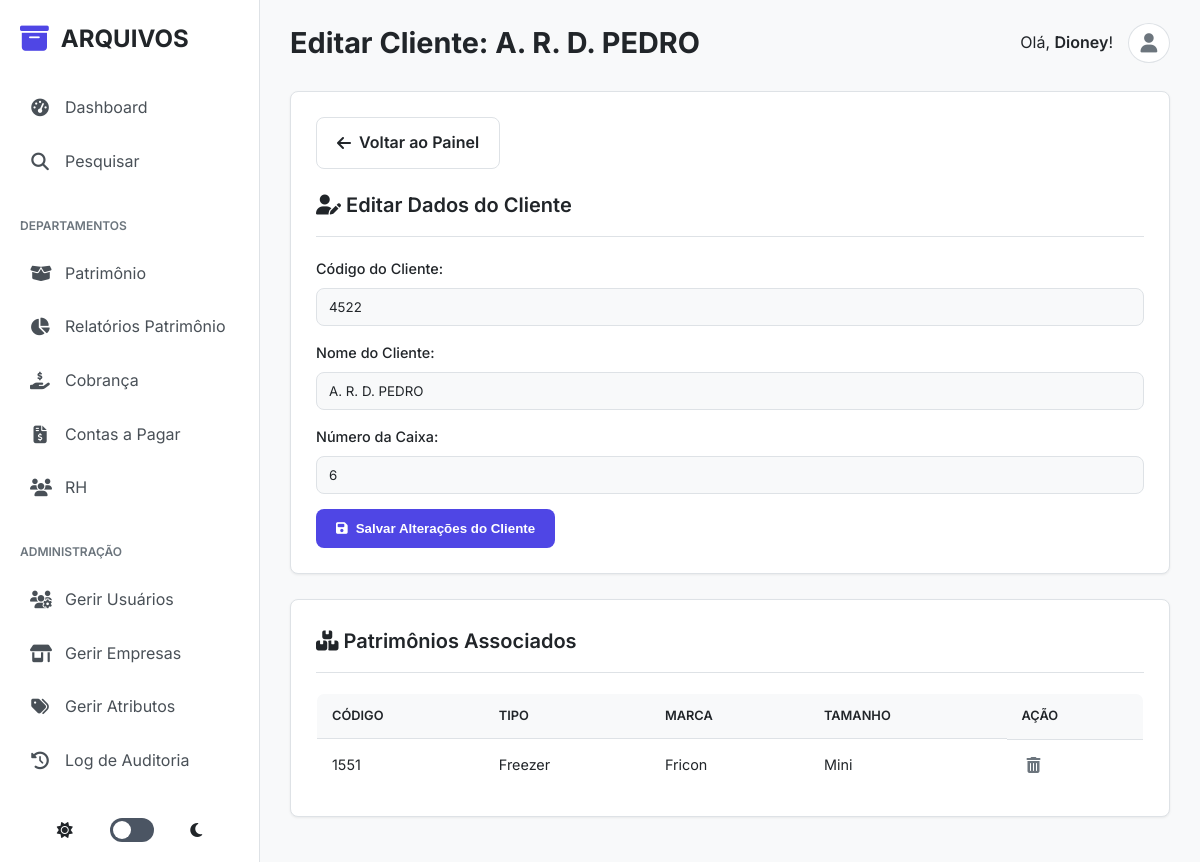
Page /patrimonio/edit/51 (signed in) on the earlier database version.
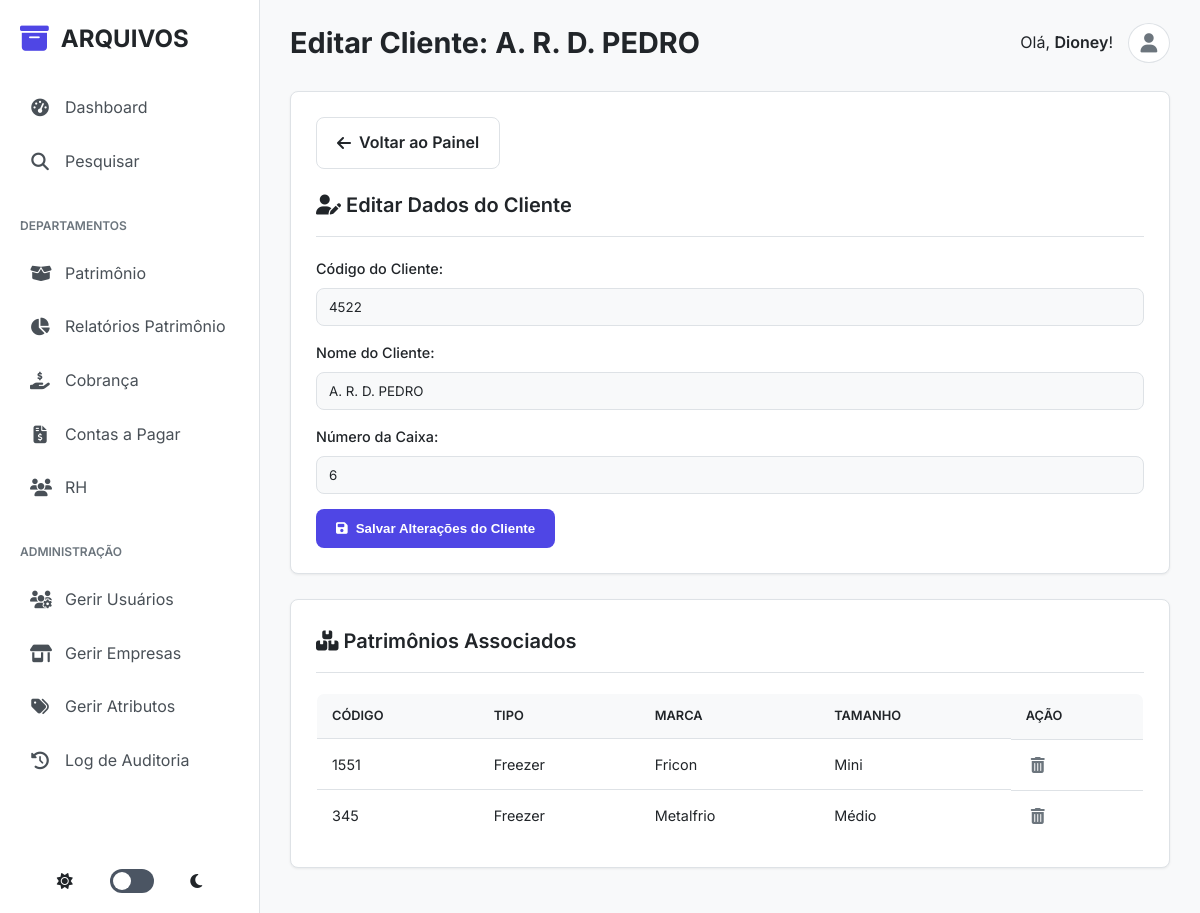
Same page on the later database version.
### tables this page shows
CREATE TABLE patrimonio_items (
            id INTEGER PRIMARY KEY,
            codigo_patrimonio TEXT NOT NULL,
            cliente_id INTEGER NOT NULL,
            tipo_id INTEGER NOT NULL,
            marca_id INTEGER NOT NULL,
            tamanho TEXT,
            UNIQUE(codigo_patrimonio, cliente_id),
            FOREIGN KEY (cliente_id) REFERENCES clientes(id)
        );

CREATE TABLE tipos_equipamento (id INTEGER PRIMARY KEY, nome TEXT UNIQUE NOT NULL);

CREATE TABLE marcas (id INTEGER PRIMARY KEY, nome TEXT NOT NULL, tipo_id INTEGER NOT NULL, FOREIGN KEY (tipo_id) REFERENCES tipos_equipamento(id));

### app.py (the view, shortened to what this page needs)
@app.route('/patrimonio/edit/<int:cliente_id>', methods=['GET', 'POST'])
@login_required
@role_required(['super_admin', 'admin_patrimonio'])
def patrimonio_edit(cliente_id):
    db = get_db()
    cliente = db.execute("SELECT * FROM clientes WHERE id = ?", (cliente_id,)).fetchone()
    if not cliente or (session['role'] != 'super_admin' and cliente.get('store_id') != session.get('store_id')):
        flash('Cliente não encontrado ou sem permissão.', 'danger')
        return redirect(url_for('patrimonio_dashboard'))
    patrimonios = db.execute("""
        SELECT pi.id, pi.codigo_patrimonio, t.nome as tipo, m.nome as marca, pi.tamanho
        FROM patrimonio_items pi
        JOIN tipos_equipamento t ON pi.tipo_id = t.id
        JOIN marcas m ON pi.marca_id = m.id
        WHERE pi.cliente_id = ? ORDER BY pi.codigo_patrimonio
    """, (cliente_id,)).fetchall()
    return render_template('patrimonio/patrimonio_edit.html', cliente=cliente, patrimonios=patrimonios)

### app.py (called while the page is built)
@app.before_request
def log_request_info():
    print(f"\n>>> REQUISIÇÃO RECEBIDA: {request.method} {request.path}")
    print(f">>> Cabeçalho 'Cookie': {request.headers.get('Cookie')}")
    print(f">>> Sessão no início da requisição: {dict(session)}")

def login_required(f):
    @wraps(f)
    def decorated_function(*args, **kwargs):
        print(f"--- Verificando @login_required para a rota: '{request.endpoint}'")
        if 'logged_in' not in session:
            print(f"--- FALHA em @login_required. Sessão atual: {dict(session)}")
            flash('Você precisa fazer login para acessar esta página.', 'danger')
            return redirect(url_for('admin_login'))
        print(f"--- SUCESSO em @login_required. Usuário '{session.get('username')}' está logado.")
        return f(*args, **kwargs)
    return decorated_function

### database.py (called while the page is built)
def get_db():
    if 'db' not in g:
        g.db = sqlite3.connect(DATABASE)
        g.db.row_factory = sqlite3.Row
    return g.db

### templates/patrimonio/patrimonio_edit.html (shortened to what this page needs)
{% extends "base.html" %}
{% block page_title %}Editar Cliente: {{ cliente.nome_cliente }}{% endblock %}
{% block content %}
<div class="card">
    <div class="dashboard-actions" style="margin-bottom: 20px;">
        <a href="{{ url_for('patrimonio_dashboard') }}" class="button-secondary">
            <i class="fas fa-arrow-left"></i> Voltar ao Painel
        </a>
    </div>
    <h2><i class="fas fa-user-edit"></i> Editar Dados do Cliente</h2>
    <form action="{{ url_for('patrimonio_edit', cliente_id=cliente.id) }}" method="POST">
        <label for="codigo_cliente">Código do Cliente:</label>
        <input type="text" id="codigo_cliente" name="codigo_cliente" value="{{ cliente.codigo_cliente }}" required>
        <label for="nome_cliente">Nome do Cliente:</label>
        <input type="text" id="nome_cliente" name="nome_cliente" value="{{ cliente.nome_cliente }}" required>
        <label for="numero_caixa">Número da Caixa:</label>
        <input type="text" id="numero_caixa" name="numero_caixa" value="{{ cliente.numero_caixa }}" required>
        <button type="submit"><i class="fas fa-save"></i> Salvar Alterações do Cliente</button>
    </form>
</div>
<div class="card">
    <h2><i class="fas fa-boxes"></i> Patrimônios Associados</h2>
    <div class="table-wrapper">
        {% if patrimonios %}
            <table>
                <thead>
                    <tr>
                        <th>Código</th>
                        <th>Tipo</th>
                        <th>Marca</th>
                        <th>Tamanho</th>
                        <th>Ação</th>
                    </tr>
                </thead>
                <tbody>
                    {% for item in patrimonios %}
                        <tr>
                            <td>{{ item.codigo_patrimonio }}</td>
                            <td>{{ item.tipo }}</td>
                            <td>{{ item.marca }}</td>
                            <td>{{ item.tamanho or 'N/A' }}</td>
                            <td class="actions">
                                <form action="{{ url_for('delete_patrimonio_item', item_id=item.id) }}" method="POST" onsubmit="return confirm('Tem certeza que deseja remover este item de patrimônio?');">
                                    <button type="submit" class="delete" title="Remover Patrimônio"><i class="fas fa-trash-alt"></i></button>
                                </form>
                            </td>
                        </tr>
                    {% endfor %}
                </tbody>
            </table>
        {% else %}
            <p style="text-align:center; padding: 20px;">Nenhum item de patrimônio cadastrado para este cliente.</p>
        {% endif %}
    </div>
</div>
{% endblock %}

Differences in the rows shown:
added patrimonio_items: codigo_patrimonio "345", tipo "Freezer", marca "Metalfrio", tamanho "Médio"
